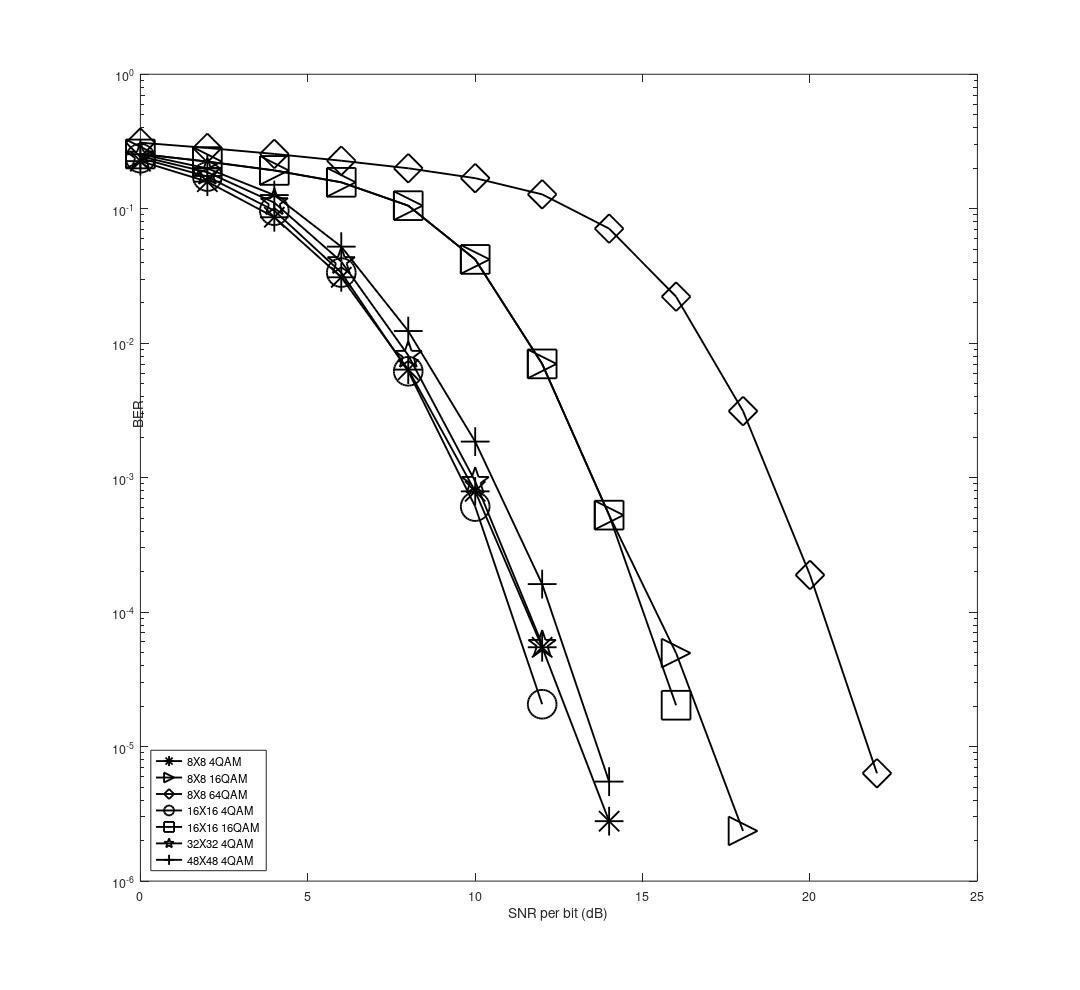

This figure's MATLAB source:
%this is for ploting the figure of SNR-BER curve
sim8_4_0_12=[0.22589062154, 0.15894874930, 0.08640749753, 0.03090812452, 0.00636250013, 0.00079124997, 0.00005481876,0.00000279009];
sim8_16_0_16=[0.25537124276, 0.22414547205, 0.19270686805, 0.15720969439, 0.10538093746, 0.04198125005, 0.00701593747, 0.00052656251,0.00004961727, 0.00000235999];
sim8_64_0_24=[0.30989542603, 0.28304228187, 0.25555500388, 0.22751520574, 0.19991666079, 0.16876062751, 0.12789249420, 0.07114583254, 0.02219000086, 0.00312604173, 0.00018895834,0.00000633392 ];
sim16_4_0_6=[0.23751124740, 0.17347000539, 0.09674874693, 0.03350968659, 0.00618375000, 0.00060968747, 0.00002066603  ];
sim16_16_0_12=[0.25537124276, 0.22414547205, 0.19270686805, 0.15720969439, 0.10538093746, 0.04198125005, 0.00701593747, 0.00052656251,0.00002031656];
sim32_4_0_4=[0.24545359612, 0.18672686815, 0.11097452790, 0.04044124857, 0.00811937544, 0.00093781250,0.00005755865];
sim48_4_0_4=[0.25442603230, 0.19931979477, 0.12637500465, 0.05224249884, 0.01231614593, 0.00185479166, 0.00016166667,0.00000549426];

fig1=figure;
Xsize=12;Ysize=11;
%Xleft=(8-Xsize)/2;Ytop=(12-Ysize)/2;
Xleft=0;
Ytop=0;
set(gcf,'Units','inches');
set(gcf,'position', [Xleft,Ytop,Xsize,Ysize]);
set(gcf,'PaperUnits','inches');
set(gcf,'PaperPosition',[Xleft+0.8,Ytop,Xsize,Ysize]);
set(gca,'fontsize',25);

figure (1)
fig1=semilogy(0:2:14,sim8_4_0_12,'-*k','MarkerSize',23,'LineWidth',1.5);xlabel('SNR per bit (dB)'),ylabel('BER');
hold on;
fig1=semilogy(0:2:18,sim8_16_0_16,'->k','MarkerSize',23,'LineWidth',1.5),xlabel('SNR per bit (dB)'),ylabel('BER');
fig1=semilogy(0:2:22,sim8_64_0_24,'-dk','MarkerSize',23,'LineWidth',1.5),xlabel('SNR per bit (dB)'),ylabel('BER');
hold on;
fig1=semilogy(0:2:12,sim16_4_0_6,'-ok','MarkerSize',23,'LineWidth',1.5),xlabel('SNR per bit (dB)'),ylabel('BER');
hold on;
fig1=semilogy(0:2:16,sim16_16_0_12,'-sk','MarkerSize',23,'LineWidth',1.5),xlabel('SNR per bit (dB)'),ylabel('BER');
hold on;
fig1=semilogy(0:2:12,sim32_4_0_4,'-pk','MarkerSize',23,'LineWidth',1.5),xlabel('SNR per bit (dB)'),ylabel('BER');
hold on;
fig1=semilogy(0:2:14,sim48_4_0_4,'-+k','MarkerSize',23,'LineWidth',1.5),xlabel('SNR per bit (dB)'),ylabel('BER'),
legend('8X8 4QAM','8X8 16QAM','8X8 64QAM','16X16 4QAM','16X16 16QAM','32X32 4QAM','48X48 4QAM','Location','southwest');
ylabp = get(gca,'YLabel');   %get the y label position
yp=get(ylabp,'Position');
set(ylabp,'Position',yp + [1.5 0.002 0])    %change the y label position
hold on;

cd('E:\Massive MIMO\parallel_acceleration_of_FCSD_based_on_cuda\draft_conf')
print('-depsc','-tiff','-r300','BER_curves');
hold off;

